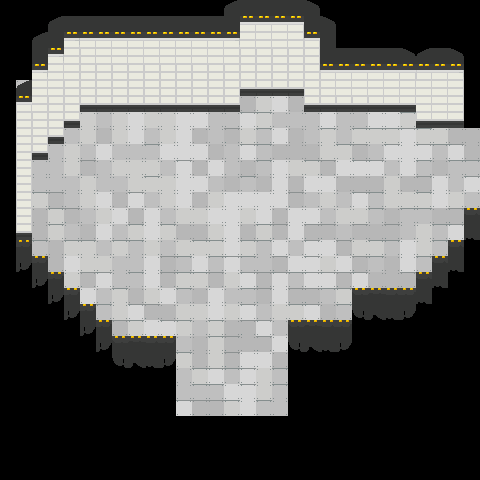

This is a level from a 2D game, rendered from its Tiled map with the project's own tilesets. A one-line summary and the map file follow, with tile-layer data summarised:
An orthogonal 30x30 tile map with 16x16 px tiles, 5 tile layers (Suelo, Aire, Paredes, Decoracion2, ...), 3 tilesets and 6 objects (2x Down, 2x Right, 2x Spawner).

<map version="1.0" tiledversion="1.1.2" orientation="orthogonal" renderorder="right-down" width="30" height="30" tilewidth="16" tileheight="16" infinite="0" nextobjectid="19">
 <tileset firstgid="1" source="../../tileset/tileset16.tsx" />
 <tileset firstgid="65" source="../../tileset/LabProps.tsx" />
 <tileset firstgid="433" source="../../tileset/city.tsx" />
 <layer name="Suelo" width="30" height="30">
  <data>[900 cells, 431 non-empty, 12 distinct tile ids]</data>
 </layer>
 <layer name="Aire" width="30" height="30">
  <data>[900 cells, 51 non-empty, 13 distinct tile ids]</data>
 </layer>
 <layer name="Paredes" width="30" height="30">
  <data>[900 cells, 169 non-empty, 15 distinct tile ids]</data>
 </layer>
 <layer name="Decoracion2" width="30" height="30">
  <data>[900 cells, 51 non-empty, 9 distinct tile ids]</data>
 </layer>
 <layer name="Decoracion" width="30" height="30">
  <data>[900 cells, 32 non-empty, 25 distinct tile ids]</data>
 </layer>
 <objectgroup name="Puertas" visible="0">
  <object id="9" name="Down" x="169.5" y="400.5" width="130" height="17.5" />
  <object id="18" name="Right" x="450" y="129" width="25" height="76" />
 </objectgroup>
 <objectgroup name="Entradas" visible="0">
  <object id="16" name="Down" gid="687" x="224" y="351" width="16" height="16" />
  <object id="17" name="Right" gid="687" x="381" y="180" width="16" height="16" />
 </objectgroup>
 <objectgroup name="Spawners" visible="0">
  <object id="14" name="Spawner" gid="672" x="144" y="141" width="16" height="16">
   <properties>
    <property name="Bomber" type="bool" value="true" />
    <property name="Charger" type="bool" value="true" />
    <property name="Gunner" type="bool" value="true" />
    <property name="Stalker" type="bool" value="true" />
    <property name="Turret" type="bool" value="false" />
   </properties>
  </object>
  <object id="15" name="Spawner" gid="672" x="75" y="210" width="16" height="16">
   <properties>
    <property name="Bomber" type="bool" value="true" />
    <property name="Charger" type="bool" value="true" />
    <property name="Gunner" type="bool" value="true" />
    <property name="Stalker" type="bool" value="true" />
    <property name="Turret" type="bool" value="false" />
   </properties>
  </object>
 </objectgroup>
</map>